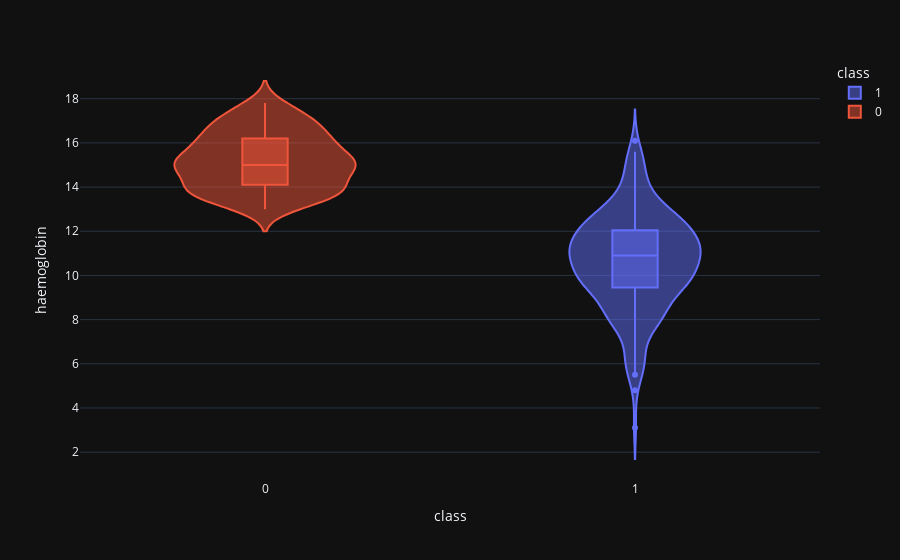

The cell this chart's notebook holds for it:
### Code cell
violin('haemoglobin')

### Figure 1 — Plotly figure (JSON) as saved in the notebook; plotly's stock layout.template omitted (floating-point values rounded to 4 significant figures; data arrays with more than 128 entries replaced by an {"elided": "..."} marker saying what was removed)
{"data": [{"alignmentgroup": "True", "box": {"visible": true}, "hovertemplate": "class=%{x}<br>haemoglobin=%{y}<extra></extra>", "legendgroup": "1", "marker": {"color": "#636efa"}, "name": "1", "offsetgroup": "1", "orientation": "v", "scalegroup": "True", "showlegend": true, "type": "violin", "x": {"elided": "250 int values"}, "x0": " ", "xaxis": "x", "y": {"elided": "250 float values"}, "y0": " ", "yaxis": "y"}, {"alignmentgroup": "True", "box": {"visible": true}, "hovertemplate": "class=%{x}<br>haemoglobin=%{y}<extra></extra>", "legendgroup": "0", "marker": {"color": "#EF553B"}, "name": "0", "offsetgroup": "0", "orientation": "v", "scalegroup": "True", "showlegend": true, "type": "violin", "x": {"elided": "150 int values"}, "x0": " ", "xaxis": "x", "y": {"elided": "150 float values"}, "y0": " ", "yaxis": "y"}], "layout": {"legend": {"title": {"text": "class"}, "tracegroupgap": 0}, "margin": {"t": 60}, "violinmode": "overlay", "xaxis": {"anchor": "y", "categoryarray": [1, 0], "categoryorder": "array", "domain": [0, 1], "title": {"text": "class"}}, "yaxis": {"anchor": "x", "domain": [0, 1], "title": {"text": "haemoglobin"}}}}
